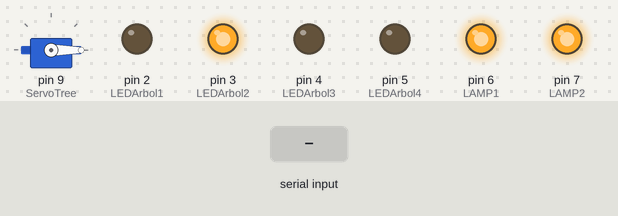
Recording of a sketch running on a simulated Arduino Uno, built with avr-gcc and run on an emulated ATmega328P. On the bench: servo, output pins drawn as LEDs (lit = HIGH). Dashed ring = blinking. The inputs (shaded band) are chosen by the test bench.

Above: at 1.25 s.
1.3 s: "B" received over Serial
At 1.43 s:
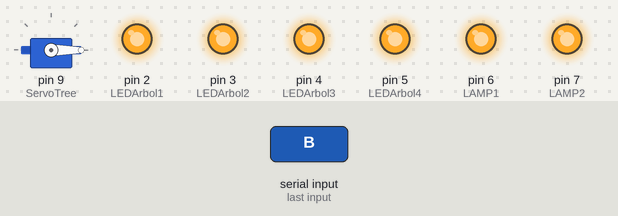
4.3 s: "C" received over Serial
At 4.4 s:
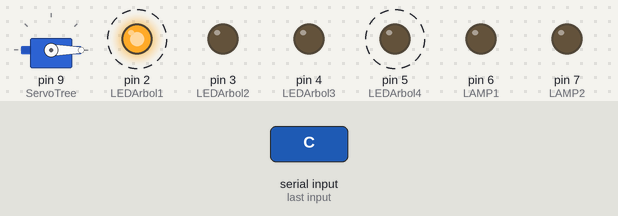
7.3 s: "B" received over Serial
10.3 s: "A" received over Serial
At 11.1 s:
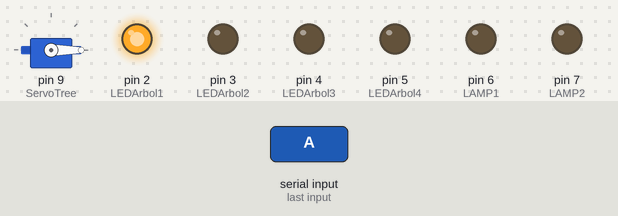
Timing chart, 0 to 12.8 s (numbered marks = the images above; inputs shaded):
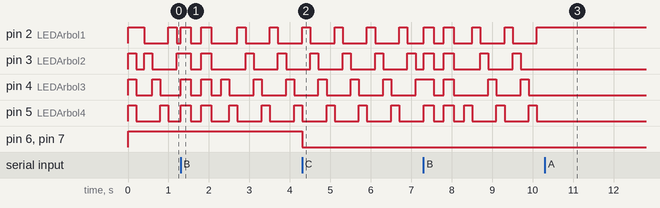

Measured:
- after the input at 4.3 s, pin 6 (LAMP1), pin 7 (LAMP2): HIGH → LOW at once
- after the input at 10.3 s, pin 2 (LEDArbol1): stops changing and stays HIGH; pin 3 (LEDArbol2), pin 4 (LEDArbol3), pin 5 (LEDArbol4): stops changing and stays LOW

The sketch:

Control_Altura_Arbol.ino
```cpp
#include <Servo.h>

#define DeltaTime 0.1f    // Define el tiempo minimo por iteracion para el calculo de la ecuacion diferencial


#define LEDArbol1 2       // Led verde 1
#define LEDArbol2 3       // Led verde 2
#define LEDArbol3 4       // Led verde 3
#define LEDArbol4 5       // Led verde 4

#define LAMP1 6
#define LAMP2 7

#define SerialRefresh 10
#define ServoRefresh 15

#define MaxServo 70
#define MinServo 0
#define MaquetaAlto 10.0f
#define ArbolReal 50.0f


// Variables de uso general
bool Move = false;
bool LampState = true;
int angle = 0;
int LightPos = 0;

// Variables para el calculo numerico de la ecuacion diferencial
volatile float I_Accumulator;    // Memoria de la integral
volatile float H;                // Altura actual
volatile float dh;               // Razon de cambio de la altura
volatile float Hf;               // Altura final

// Variables que definen el comportamiento de la ecuación diferencial ****
volatile float alpha = 0;
volatile float betha = 0;
volatile float gamma = 0;
volatile float H0 = 0;             // Altura inicial del arbol
volatile float T = 0;              // Tiempo de crecimiento total


// Variables para la comunicación con el ordenador ***********************
unsigned char *alphaData = (unsigned char *)&alpha;
unsigned char *bethaData = (unsigned char *)&betha;
unsigned char *gammaData = (unsigned char *)&gamma;
unsigned char *H0Data = (unsigned char *)&H0;
unsigned char *TData = (unsigned char *)&T;
unsigned char *HData = (unsigned char *)&H;

byte BufferSerialData[4];

// Variables de control de tiempo
unsigned long CurrentTime = 0;
unsigned long ServoTime = 0;
unsigned long SerialTime = 0;
unsigned long LightTime = 0;
unsigned long LigthRefresh = 200;

Servo ServoTree;  // create servo object to control a servo

void SetServo(int Angle) {
  if (Angle < MinServo) {
    Angle = MinServo;
  }
  if (Angle > MaxServo) {
    Angle = MaxServo;
  }
  ServoTree.write(Angle);
}
// Funcion de union para la conversión de array de 4 bytes a float32
union u_tag {
  byte b[4];
  float fval;
} u;
// Obtiene los bytes para ajustar la ecuación diferencial desde el computador
float GetPCData() {
  for (int i = 3; i >= 0; i--)
  {
    BufferSerialData[i] = (byte)Serial.read();
  }
  u.b[3] = BufferSerialData[3];
  u.b[2] = BufferSerialData[2];
  u.b[1] = BufferSerialData[1];
  u.b[0] = BufferSerialData[0];
  return u.fval;
}
// Realiza los calculos de la ecuacion diferencial para la edad establecida del arbol
float Estimator() {
  H = H0;
  I_Accumulator = H0;
  for (float t = 0; t < T; t += DeltaTime) {
    Send2PC();
    dh = pow(H, betha) * alpha - gamma * H;
    H = Integrator(dh, DeltaTime);
  }
  return H;
}

void Send2PC() {
  for (int i = 0; i <= 3; i++)
    Serial.write(HData[i]);
}
// Funcion de calculo de la integral *********
float Integrator(float Input, float Time) {
  I_Accumulator += Input * Time;
  return I_Accumulator;
}
// Funcion para la comunicación con el ordenador *********
void SerialHalndler() {
  if (Serial.available() > 0)
  {
    char data = Serial.read(); // Leer el dato del puerto serial
    switch (data)
    {
      case 'A':
        // Espera 20 bytes correspondientes a la configuración de la ecuación
        while (Serial.available() < 20) {
          continue;
        }
        alpha = GetPCData();    // Obtiene el alpha
        betha = GetPCData();    // Obtiene el betha
        gamma = GetPCData();    // Obtiene el gamma
        H0 = GetPCData();       // Obtiene la altura inicial
        T = GetPCData();        // Obtiene el tiempo de crecimiento
        break;
      case 'B':
        Hf = Estimator();
        angle = (int)(asin(Hf / ArbolReal) * 180 / PI);
        digitalWrite(LEDArbol1, HIGH);
        digitalWrite(LEDArbol2, HIGH);
        digitalWrite(LEDArbol3, HIGH);
        digitalWrite(LEDArbol4, HIGH);
        delay(250);
        digitalWrite(LEDArbol1, LOW);
        digitalWrite(LEDArbol2, LOW);
        digitalWrite(LEDArbol3, LOW);
        digitalWrite(LEDArbol4, LOW);
        delay(250);
        digitalWrite(LEDArbol1, HIGH);
        digitalWrite(LEDArbol2, HIGH);
        digitalWrite(LEDArbol3, HIGH);
        digitalWrite(LEDArbol4, HIGH);
        delay(250);
        digitalWrite(LEDArbol1, LOW);
        digitalWrite(LEDArbol2, LOW);
        digitalWrite(LEDArbol3, LOW);
        digitalWrite(LEDArbol4, LOW);
        delay(250);
        Move = true;
        break;
      case 'C':
        LampState = !LampState;
        digitalWrite(LAMP1, LampState);
        digitalWrite(LAMP2, LampState);
        break;
    }
  }
}

void setup() {
  // Configuracion de la comunicación con el ordenador ************
  Serial.begin(115200);

  // Configura los pines de entrada y salida
  pinMode(LEDArbol1, OUTPUT);
  pinMode(LEDArbol2, OUTPUT);
  pinMode(LEDArbol3, OUTPUT);
  pinMode(LEDArbol4, OUTPUT);
  pinMode(LAMP1, OUTPUT);
  pinMode(LAMP2, OUTPUT);

  // Configuracion inicial de las salidas
  digitalWrite(LEDArbol1, HIGH);
  digitalWrite(LEDArbol2, HIGH);
  digitalWrite(LEDArbol3, HIGH);
  digitalWrite(LEDArbol4, HIGH);
  digitalWrite(LAMP1, LampState);
  digitalWrite(LAMP2, LampState);

  // Configura el servo para el control de la altura del arbol
  ServoTree.attach(9);  // attaches the servo on pin 9 to the servo object
  ServoTree.write(0);

}

void loop() {
  // Actualización de tiempo del sistema
  CurrentTime = millis();
  // Envio y recepción de datos a consola serial *************************
  if ((CurrentTime - SerialTime) >= SerialRefresh)
  {
    SerialHalndler();
    SerialTime = CurrentTime;
  }

  if ((CurrentTime - ServoTime) >= ServoRefresh)
  {
    if (Move) {
      int CurrentServo = ServoTree.read();
      if (abs(angle - CurrentServo) > 0) {
        if ((angle - CurrentServo) > 0) {
          SetServo(CurrentServo + 1);
        } else {
          SetServo(CurrentServo - 1);
        }
      } else {
        Move = false;
      }
    }
    ServoTime = CurrentTime;
  }
  if ((CurrentTime - LightTime) >= LigthRefresh)
  {
    switch (LightPos) {
      case 0:
        digitalWrite(LEDArbol1, HIGH);
        digitalWrite(LEDArbol2, LOW);
        digitalWrite(LEDArbol3, LOW);
        digitalWrite(LEDArbol4, LOW);
        break;
      case 1:
        digitalWrite(LEDArbol1, LOW);
        digitalWrite(LEDArbol2, HIGH);
        digitalWrite(LEDArbol3, LOW);
        digitalWrite(LEDArbol4, LOW);
        break;
      case 2:
        digitalWrite(LEDArbol1, LOW);
        digitalWrite(LEDArbol2, LOW);
        digitalWrite(LEDArbol3, HIGH);
        digitalWrite(LEDArbol4, LOW);
        break;
      case 3:
        digitalWrite(LEDArbol1, LOW);
        digitalWrite(LEDArbol2, LOW);
        digitalWrite(LEDArbol3, LOW);
        digitalWrite(LEDArbol4, HIGH);
        break;
    }
    if (LightPos < 3) {
      LightPos ++;
    } else {
      LightPos = 0;
    }
    LightTime = CurrentTime;
  }

}
```
